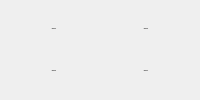
      <widget class="QWidget" name="quadViwe">
       <property name="font">
        <font>
         <pointsize>-1</pointsize>
         <weight>75</weight>
         <italic>false</italic>
         <bold>true</bold>
        </font>
       </property>
       <property name="autoFillBackground">
        <bool>false</bool>
       </property>
       <property name="inputMethodHints">
        <set>Qt::ImhNone</set>
       </property>
       <attribute name="title">
        <string>Quad viwe</string>
       </attribute>
       <layout class="QGridLayout" name="gridLayout_2">
        <item row="0" column="0">
         <layout class="QGridLayout" name="gridLayout">
          <item row="1" column="0">
           <widget class="QLabel" name="quadViwe_1">
            <property name="styleSheet">
             <string notr="true"/>
            </property>
            <property name="text">
             <string>camera 1</string>
            </property>
            <property name="alignment">
             <set>Qt::AlignCenter</set>
            </property>
           </widget>
          </item>
          <item row="1" column="1">
           <widget class="QLabel" name="quadViwe_2">
            <property name="styleSheet">
             <string notr="true"/>
            </property>
            <property name="text">
             <string>camera 2</string>
            </property>
            <property name="alignment">
             <set>Qt::AlignCenter</set>
            </property>
           </widget>
          </item>
          <item row="2" column="0">
           <widget class="QLabel" name="quadViwe_3">
            <property name="styleSheet">
             <string notr="true"/>
            </property>
            <property name="text">
             <string>camera 3</string>
            </property>
            <property name="alignment">
             <set>Qt::AlignCenter</set>
            </property>
           </widget>
          </item>
          <item row="2" column="1">
           <widget class="QLabel" name="quadViwe_4">
            <property name="styleSheet">
             <string notr="true"/>
            </property>
            <property name="text">
             <string>camera 4</string>
            </property>
            <property name="alignment">
             <set>Qt::AlignCenter</set>
            </property>
           </widget>
          </item>
         </layout>
        </item>
       </layout>
      </widget>
